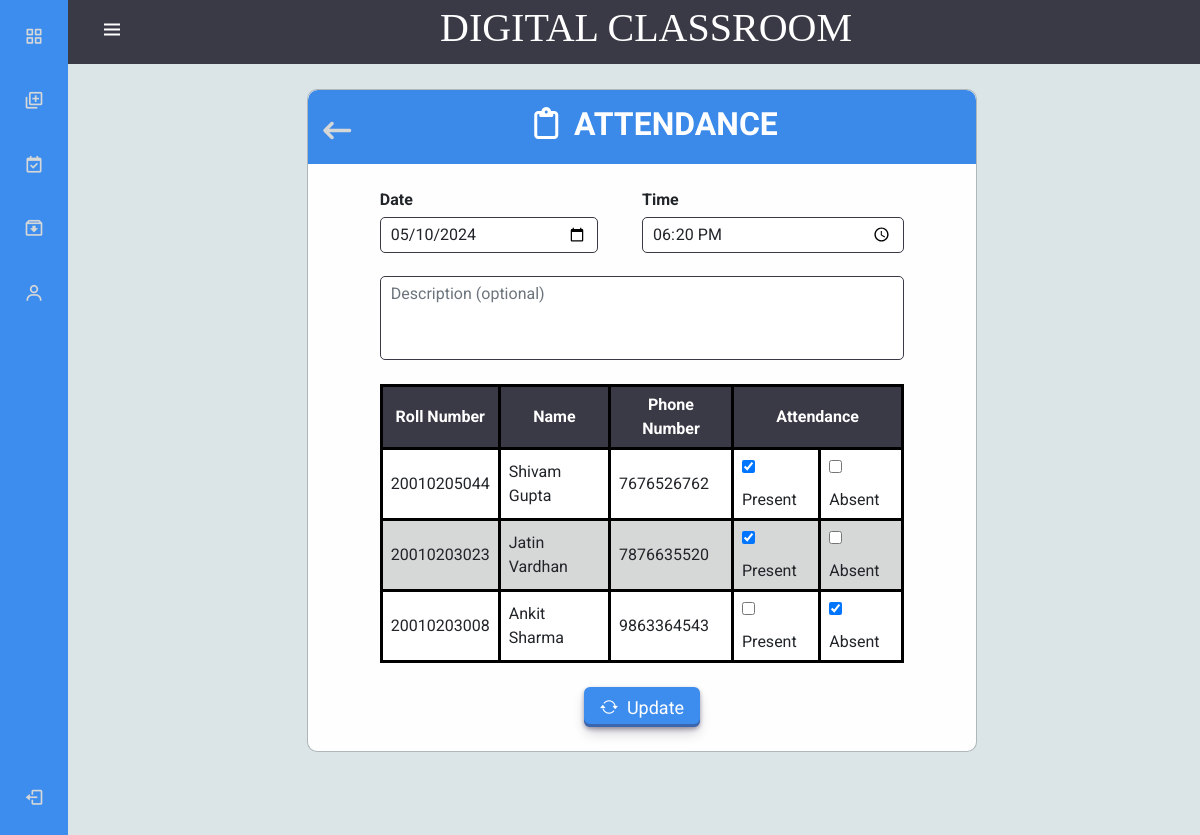
The page /Teacher/editAttendance.php?class_id=17&att_id=47 (signed in) on the database its author committed.
### tables this page shows
CREATE TABLE `attendance` (
  `att_id` int(11) NOT NULL,
  `date_time` datetime NOT NULL,
  `att_description` varchar(50) NOT NULL,
  `class_id` int(5) NOT NULL
);

CREATE TABLE `students` (
  `student_rollno` varchar(20) NOT NULL,
  `student_name` varchar(40) NOT NULL,
  `student_email` varchar(40) NOT NULL,
  `student_password` varchar(30) NOT NULL,
  `dpt_id` int(5) NOT NULL,
  `semester` int(5) NOT NULL,
  `phone_number` bigint(15) NOT NULL,
  `Role` int(2) NOT NULL DEFAULT 3
);

CREATE TABLE `attendance_details` (
  `att_id` int(10) NOT NULL,
  `std_id` varchar(20) NOT NULL,
  `attendance` int(2) NOT NULL
);

### Teacher/editAttendance.php (the view, shortened to what this page needs)
<?php
include '../Home/Connection.php';
include "navbar.php";
$row = $errorMsg = $succMsg =  $edit_id = $formattedDateTime = $att_id = "";
$students = [];
$attendanceDetails = [];
if (isset($_GET['class_id'])) {
    $edit_id = $conn->real_escape_string($_GET['class_id']);
} else {
    $errorMsg = "No class ID provided...";
}
if (isset($_GET['att_id'])) {
    $att_id = $conn->real_escape_string($_GET['att_id']);
    $sql = "SELECT * FROM attendance WHERE att_id = '$att_id'";
    $result = $conn->query($sql);
    if ($result->num_rows > 0) {
        $attendance = $result->fetch_assoc();
        $dateTime = new DateTime($attendance['date_time']);
        $formattedDate = $dateTime->format('Y-m-d');
        $formattedTime = $dateTime->format('H:i');
        $att_description = $attendance['att_description'];
    } else {
        $errorMsg = "No attendance found with the provided ID.";
    }
    $sql = "SELECT students.* FROM students
            LEFT JOIN join_class ON students.student_rollno = join_class.std_id
            WHERE join_class.class_id=?";
    $stmt = $conn->prepare($sql);
    $stmt->bind_param("i", $edit_id);
    $stmt->execute();
    $r1 = $stmt->get_result();
    while ($st_row = $r1->fetch_assoc()) {
        $students[] = $st_row;
    }
    $sql = "SELECT students.student_rollno, students.student_name, students.phone_number, attendance_details.attendance
            FROM attendance_details
            JOIN students ON attendance_details.std_id = students.student_rollno
            WHERE attendance_details.att_id = '$att_id'";
    $attendanceDetailsResult = $conn->query($sql);
    if ($attendanceDetailsResult->num_rows > 0) {
        while ($row = $attendanceDetailsResult->fetch_assoc()) {
            $attendanceDetails[$row['student_rollno']] = $row;
        }
    }
} else {
    $errorMsg = "No attendance ID provided.";
}
?>
<!DOCTYPE html>
<html lang="en">
<head>
  <link rel="stylesheet" href="style1.css?<?php echo time(); ?>">
  <link href="https://cdn.jsdelivr.net/npm/bootstrap@5.0.2/dist/css/bootstrap.min.css" rel="stylesheet" />
</head>
<body>
  <main>
        <div class="modal-content">
            <h2 class="h2">
                <span class="close" onclick="window.location.href = 'VeiwAttendance.php?class_id=<?php echo $edit_id;?>&att_id=<?php echo $att_id;?>';">
                    <i class="fa-solid fa-arrow-left-long"></i>
                </span>
                <i class="fa-regular fa-clipboard"></i>&nbsp; ATTENDANCE
            </h2>
            <form action="<?php echo $_SERVER['PHP_SELF']; ?>?class_id=<?php echo $edit_id;?>&att_id=<?php echo $att_id;?>>" method="POST" class="col-sm-10 p-3 mx-auto">
                <div class="row1 mb-2">
                    <div class="form-group col-md-5">
                        <label for="attdate" class="file-upload">Date</label><br>
                        <input type="date" class="form-control" id="attdate" name="attdate" value="<?php echo $formattedDate; ?>" />
                    </div>
                    <div class="form-group col-md-6">
                        <label for="atttime" class="file-upload">Time</label><br>
                        <input type="time" class="form-control" id="atttime" name="atttime" value="<?php echo $formattedTime; ?>" />
                    </div>
                </div>
                <div class="form-group mb-2">
                    <textarea class="form-control" id="attDescription" name="att_description" rows="3" style="resize: none;" placeholder="Description (optional)"><?php echo $att_description; ?></textarea>
                </div>
                <div class="form-group mb-2">
                    <?php if (!empty($students)) : ?>
                        <table class="my-4">
                            <thead>
                                <tr>
                                    <th>Roll Number</th>
                                    <th>Name</th>
                                    <th>Phone Number</th>
                                    <th colspan="2">Attendance</th>
                                </tr>
                            </thead>
                            <tbody>
                                <?php foreach ($students as $student) : ?>
                                    <?php
                                    $rollno = $student['student_rollno'];
                                    $isPresent = isset($attendanceDetails[$rollno]) && $attendanceDetails[$rollno]['attendance'] == 1;
                                    ?>
                                    <tr>
                                        <td><?php echo $student['student_rollno']; ?></td>
                                        <td><?php echo $student['student_name']; ?></td>
                                        <td><?php echo $student['phone_number']; ?></td>
                                        <td>
                                            <input type="checkbox" class="attendance-checkbox" name="attendance_status[<?php echo $student['student_rollno']; ?>]" onclick="handleCheckbox(this)" <?php echo $isPresent ? 'checked' : ''; ?>> Present
                                        </td>
                                        <td>
                                            <input type="checkbox" class="attendance-checkbox " onclick="handleCheckbox(this)" <?php echo !$isPresent ? 'checked' : ''; ?>> Absent
                                        </td>
                                    </tr>
                                <?php endforeach; ?>
                            </tbody>
                        </table>
                    <?php else : ?>
                        <h4>No Students Found...</h4>
                    <?php endif; ?>
                    <div class="text-center mt-4">
                        <button type="submit" class="btn1" name="update"><i class="bi bi-arrow-repeat"></i>&nbsp; Update</button>
                    </div>
                </div>
            </form>
        </div>
  </main>
</body>
</html>

### Teacher/style1.css (style rules this page uses)
body { background-color: #dbe5e8 !important; font-family: "Roboto", sans-serif !important; }
label { font-weight: bold !important; margin-bottom: 5px !important; }
.btn1 { align-items: center !important; background-color: #3d8def !important; border: 0 !important; border-radius: 6px !important; box-shadow: rgba(45, 35, 66, 0.4) 0 2px 4px, rgba(45, 35, 66, 0.3) 0 7px 13px -3px, rgba(58, 65, 111, 0.5) 0 -3px 0 inset !important; color: #fff !important; cursor: pointer !important; display: inline-flex !important; height: 40px !important; justify-content: center !important; padding: 0 16px !important; text-align: left !important; transition: box-shadow 0.15s, transform 0.15s !important; will-change: box-shadow, transform !important; font-size: 18px !important; text-decoration: none !important; }
input, #classDescription, #attDescription { padding: 5px 10px !important; margin-bottom: 15px !important; border: 1px solid rgb(58, 58, 70) !important; border-radius: 5px !important; background-color: rgb(255, 255, 255) !important; box-shadow: none !important; }
main { height: 100vh !important; overflow-y: auto !important; }
table { margin: auto !important; }
table, td, th { border: 3px solid rgb(0, 0, 0) !important; border-collapse: collapse !important; padding:8px 6px !important; }
thead tr { background-color: rgb(58, 58, 70) !important; color: white !important; text-align: center !important; }
tbody tr:nth-child(odd) { background-color: white !important; }
tbody tr:nth-child(even) { background-color: rgb(214, 215, 215) !important; }
.h2 { text-align: center !important; font-family: "Merienda", cursive !important; font-weight: 700 !important; background-color: #3b89e9 !important; padding: 15px !important; border-radius: 10px 10px 0 0; color: white !important; }

### Teacher/navbar.php (style rules this page uses)
:root { --header-height: 3rem; --nav-width: 68px; --first-color: #3d8def; --first-color-light: rgb(214, 215, 215); --white-color: white; --body-font: "Nunito", sans-serif; --normal-font-size: 1rem; --z-fixed: 100; }
body { margin: var(--header-height) 0 0 0; font-family: 'Roboto', sans-serif !important; font-size: var(--normal-font-size); transition: 0.5s; }
@media screen and (min-width: 300px) { body { margin: calc(var(--header-height) + 1rem) 0 0 0; padding-left: calc(var(--nav-width) + 1rem); position: fixed; z-index: -1; width: 100%; } }

### Teacher/editAttendance.php (style rules this page uses)
.modal-content { background-color: #fefefe; margin: 8% auto; width: 60%!important; border-radius: 10px; position: relative; }
.close { color: var(--first-color-light); font-size: 28px; font-weight: bold; cursor: pointer; margin-top: 10px; }
.row1 { display: flex; justify-content: space-between; }
.h2 span { float: left !important; }
table, td, th { border: 3px solid rgb(0, 0, 0) !important; border-collapse: collapse !important; padding:6px 8px !important; }

### rows shown on the page
attendance: attdate "05/10/2024", atttime "18:20"
students: student_rollno "20010205044", student_name "Shivam Gupta", phone_number "7676526762"
attendance_details: attendance "☑"
students: student_rollno "20010203023", student_name "Jatin Vardhan", phone_number "7876635520"
attendance_details: attendance "☑"
students: student_rollno "20010203008", student_name "Ankit Sharma", phone_number "9863364543"
attendance_details: attendance "☑"
